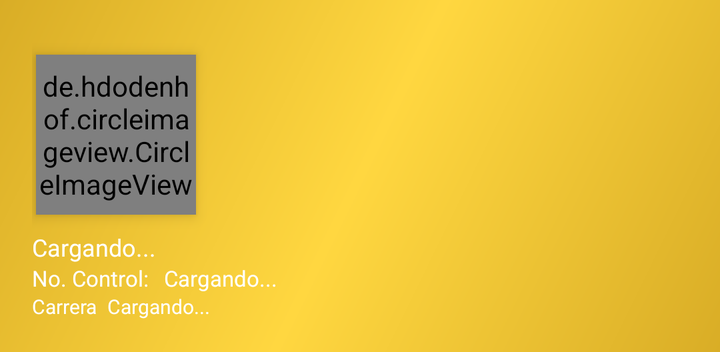
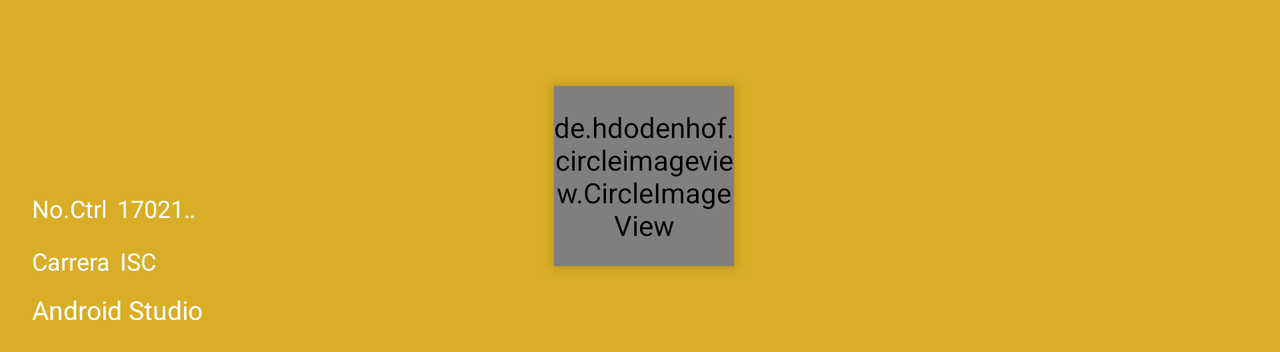

Compare how this app lays out the same screen by default and in its alternative resource folder. The renders come first, then the two layout files and the values they reference.
<!-- AndroidManifest.xml: application theme AppTheme -->
<!-- res/layout/nav_header_menu_principal.xml -->
<?xml version="1.0" encoding="utf-8"?>
<LinearLayout xmlns:android="http://schemas.android.com/apk/res/android"
    xmlns:app="http://schemas.android.com/apk/res-auto"
    android:layout_width="match_parent"
    android:layout_height="@dimen/nav_header_height"
    android:background="@drawable/side_nav_bar"
    android:gravity="bottom"
    android:orientation="vertical"
    android:paddingLeft="@dimen/activity_horizontal_margin"
    android:paddingTop="@dimen/activity_vertical_margin"
    android:paddingRight="@dimen/activity_horizontal_margin"
    android:paddingBottom="@dimen/activity_vertical_margin"
    android:theme="@style/ThemeOverlay.AppCompat.Dark">

    <de.hdodenhof.circleimageview.CircleImageView
        android:id="@+id/imagenInfoPersonal"
        android:layout_width="80dp"
        android:layout_height="80dp"
        android:elevation="@dimen/elevation_4"
        android:src="@drawable/ic_camera"
        android:layout_marginStart="@dimen/marginStart_imgDesple_2"
        />

    <TextView
        android:id="@+id/txtVw_nombre"
        android:layout_width="match_parent"
        android:layout_height="wrap_content"
        android:paddingTop="@dimen/nav_header_vertical_spacing"
        android:text="Cargando..."
        android:textColor="@android:color/white"
        android:textAppearance="@style/TextAppearance.AppCompat.Body1"
        android:textSize="12dp"
        />

    <LinearLayout
        android:layout_width="match_parent"
        android:layout_height="wrap_content"
        android:orientation="horizontal">

        <TextView
            android:layout_width="wrap_content"
            android:layout_height="wrap_content"
            android:text="No. Control: "
            android:textColor="@android:color/white"
            android:textSize="11dp"
            />
        <TextView
            android:id="@+id/txtVw_noControl"
            android:layout_width="wrap_content"
            android:layout_height="wrap_content"
            android:text="Cargando..."
            android:textColor="@android:color/white"
            android:layout_marginStart="@dimen/marginStart_txt_desplegable_5"
            android:textSize="11dp"
            />
    </LinearLayout>


    <LinearLayout
        android:layout_width="match_parent"
        android:layout_height="wrap_content"
        android:orientation="horizontal">


        <TextView
            android:layout_width="wrap_content"
            android:layout_height="wrap_content"
            android:text="@string/txt_Carrera"
            android:textColor="@android:color/white"
            android:textSize="10dp"
            />

        <TextView
            android:id="@+id/txtVw_carrera"
            android:layout_width="wrap_content"
            android:layout_height="wrap_content"
            android:text="Cargando..."
            android:textColor="@android:color/white"
            android:layout_marginStart="@dimen/marginStart_txt_desplegable_5"
            android:textSize="10dp"
            />

    </LinearLayout>

</LinearLayout>
<!-- resources referenced by this layout -->
<resources>
  <dimen name="activity_horizontal_margin">16dp</dimen>
  <dimen name="activity_vertical_margin">16dp</dimen>
  <dimen name="elevation_4">4dp</dimen>
  <dimen name="marginStart_imgDesple_2">2dp</dimen>
  <dimen name="marginStart_txt_desplegable_5">5dp</dimen>
  <dimen name="nav_header_height">176dp</dimen>
  <dimen name="nav_header_vertical_spacing">8dp</dimen>
  <!-- drawable side_nav_bar (drawable) -->
  <shape xmlns:android="http://schemas.android.com/apk/res/android"
      android:shape="rectangle">
      <gradient
          android:angle="135"
          android:centerColor="#FFD740"
          android:endColor="@color/colorPrimary"
          android:startColor="@color/colorPrimary"
          android:type="linear" />
  </shape>
  <string name="txt_Carrera">Carrera</string>
  <style name="AppTheme" parent="Theme.AppCompat.Light.DarkActionBar">
          
          <item name="colorPrimary">@color/colorPrimary</item>
          <item name="colorPrimaryDark">@color/colorPrimaryDark</item>
          <item name="colorAccent">@color/colorAccent</item>
      </style>
  <color name="colorPrimary">#d9ad26</color>
  <color name="colorPrimaryDark">#d9ad26</color>
  <color name="colorAccent">#353535</color>
</resources>
<!-- res/layout-land/nav_header_menu_principal.xml (the repository's variant of the layout above) -->
<!-- drawn on the phone turned sideways -->
<?xml version="1.0" encoding="utf-8"?>
<LinearLayout xmlns:android="http://schemas.android.com/apk/res/android"
    xmlns:app="http://schemas.android.com/apk/res-auto"
    android:layout_width="match_parent"
    android:layout_height="@dimen/nav_header_height"
    android:background="@color/colorPrimaryDark"
    android:gravity="bottom"
    android:orientation="vertical"
    android:paddingLeft="@dimen/activity_horizontal_margin"
    android:paddingTop="@dimen/activity_vertical_margin"
    android:paddingRight="@dimen/activity_horizontal_margin"
    android:paddingBottom="@dimen/activity_vertical_margin"
    android:theme="@style/ThemeOverlay.AppCompat.Dark">

    <FrameLayout
        android:layout_width="match_parent"
        android:layout_height="match_parent">

        <de.hdodenhof.circleimageview.CircleImageView
            android:id="@+id/imagenInfoPersonal"
            android:layout_width="90dp"
            android:layout_height="90dp"
            android:elevation="@dimen/elevation_4"
            android:src="@drawable/ic_camera"
            android:layout_marginStart="@dimen/marginStart_imgDesple_2"
            android:layout_gravity="center"
            />



        <LinearLayout
            android:layout_width="wrap_content"
            android:layout_height="wrap_content"
            android:layout_marginTop="80dp"
            android:orientation="vertical"
            >

            <LinearLayout
                android:layout_width="wrap_content"
                android:layout_height="wrap_content"
                android:orientation="horizontal">

                <TextView
                    android:layout_width="wrap_content"
                    android:layout_height="wrap_content"
                    android:text="@string/noControl"
                    android:textColor="@android:color/white"
                    android:textSize="12dp"
                    />
                <TextView
                    android:id="@+id/txtVw_noControl"
                    android:layout_width="40dp"
                    android:layout_height="wrap_content"
                    android:text="@string/txt_nocontroll"
                    android:singleLine="true"
                    android:scrollHorizontally="true"
                    android:ellipsize="marquee"
                    android:marqueeRepeatLimit="marquee_forever"
                    android:textColor="@android:color/white"
                    android:layout_marginStart="@dimen/marginStart_txt_desplegable_5"
                    android:textSize="12dp"
                    />


            </LinearLayout>

            <LinearLayout
                android:layout_width="wrap_content"
                android:layout_height="wrap_content"
                android:layout_marginTop="10dp"
                android:orientation="horizontal">
                <TextView
                    android:layout_width="wrap_content"
                    android:layout_height="wrap_content"
                    android:text="@string/txt_Carrera"
                    android:textColor="@android:color/white"
                    android:textSize="12dp"
                    />

                <TextView
                    android:id="@+id/txtVw_carrera"
                    android:layout_width="wrap_content"
                    android:layout_height="wrap_content"
                    android:text="@string/txt_carrer"
                    android:singleLine="true"
                    android:scrollHorizontally="true"
                    android:ellipsize="marquee"
                    android:marqueeRepeatLimit="marquee_forever"
                    android:textColor="@android:color/white"
                    android:layout_marginStart="@dimen/marginStart_txt_desplegable_5"
                    android:textSize="12dp"
                    />


            </LinearLayout>

        </LinearLayout>


        <TextView
            android:id="@+id/txtVw_nombre"
            android:layout_width="wrap_content"
            android:layout_height="wrap_content"
            android:paddingTop="110dp"
            android:layout_marginTop="20dp"
            android:text="@string/nav_header_title"
            android:singleLine="true"
            android:scrollHorizontally="true"
            android:ellipsize="marquee"
            android:marqueeRepeatLimit="marquee_forever"
            android:textColor="@android:color/white"
            android:textSize="13dp"
            android:textAppearance="@style/TextAppearance.AppCompat.Body1" />

    </FrameLayout>

</LinearLayout>
<!-- resources referenced by the variant -->
<!-- as the phone turned sideways resolves them -->
<resources>
  <color name="colorPrimaryDark">#d9ad26</color>
  <dimen name="activity_horizontal_margin">16dp</dimen>
  <dimen name="activity_vertical_margin">16dp</dimen>
  <dimen name="elevation_4">4dp</dimen>
  <dimen name="marginStart_imgDesple_2">2dp</dimen>
  <dimen name="marginStart_txt_desplegable_5">5dp</dimen>
  <dimen name="nav_header_height">176dp</dimen>
  <string name="nav_header_title">Android Studio</string>
  <string name="noControl">No.Ctrl</string>
  <string name="txt_Carrera">Carrera</string>
  <string name="txt_carrer">ISC</string>
  <string name="txt_nocontroll">17021910</string>
  <style name="AppTheme" parent="Theme.AppCompat.Light.DarkActionBar">
          
          <item name="colorPrimary">@color/colorPrimary</item>
          <item name="colorPrimaryDark">@color/colorPrimaryDark</item>
          <item name="colorAccent">@color/colorAccent</item>
      </style>
  <color name="colorPrimary">#d9ad26</color>
  <color name="colorAccent">#353535</color>
</resources>
